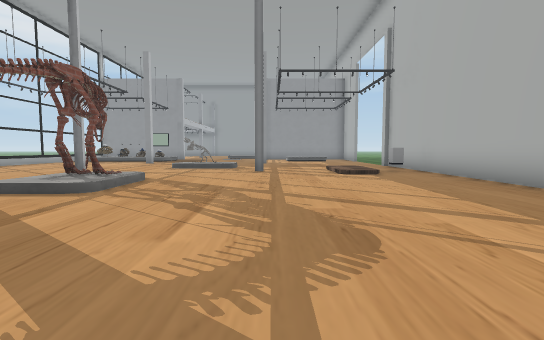
[1] (above)

17 first-person views from a walk through a scene from a Unity 3-D project. The camera is 1.3 m above the floor, tilts 4° down and sees 85° across. Doors are open. The floor is counted in squares, 2 m on a side. Each view is taken from the middle of a square. On the plan, view 1 faces up. The plan holds only what a view shows up to about 9 squares ahead; the rest is blank. The place goes on beyond the plan. The player character is not drawn. Some animated figures are left out. Some surface patterns are stand-ins.

[2]
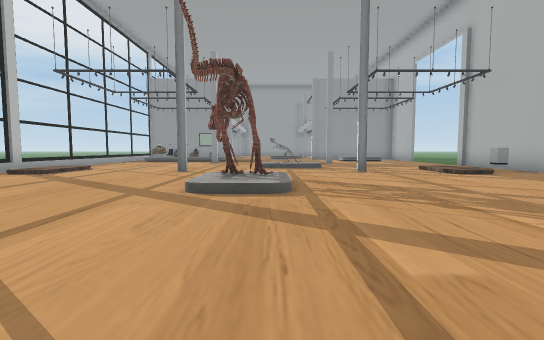

[3]
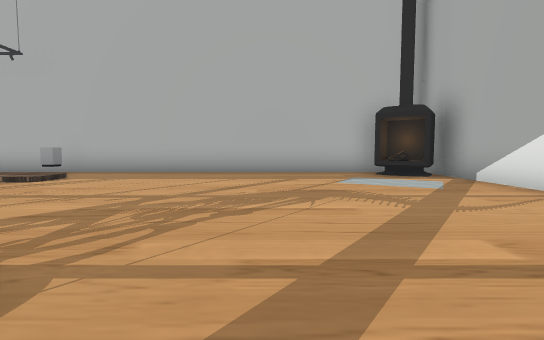

[4]
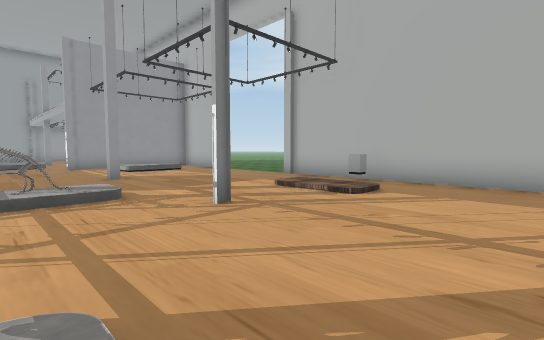

[5]
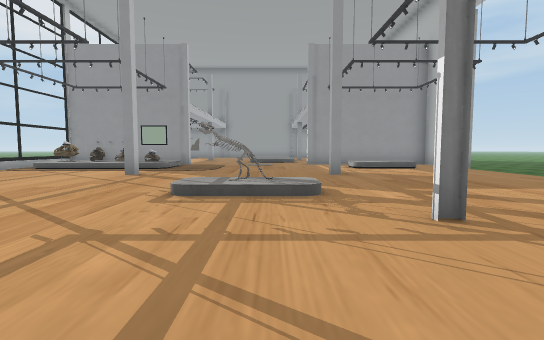

[6]
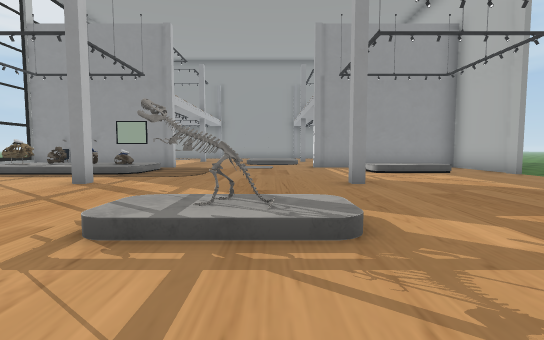

[7]
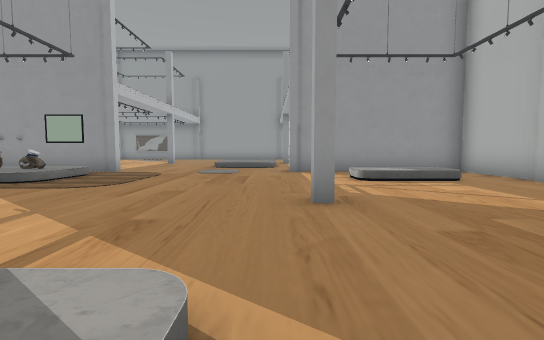

[8]
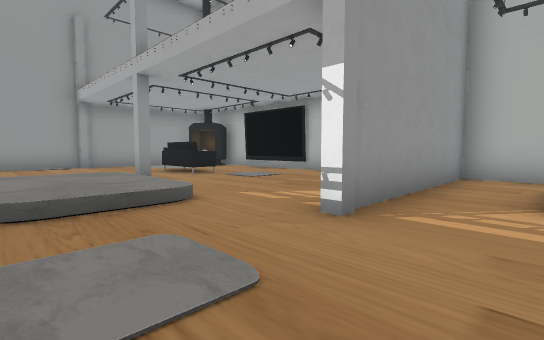

[9]
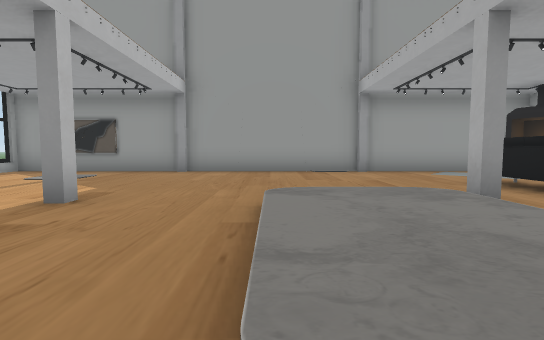

[10]
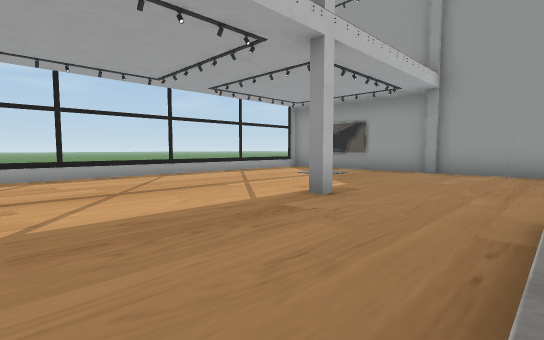

[11]
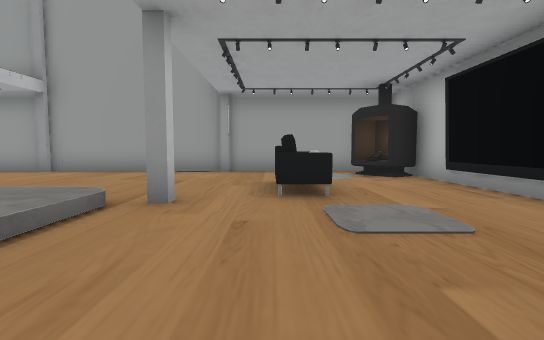

[12]
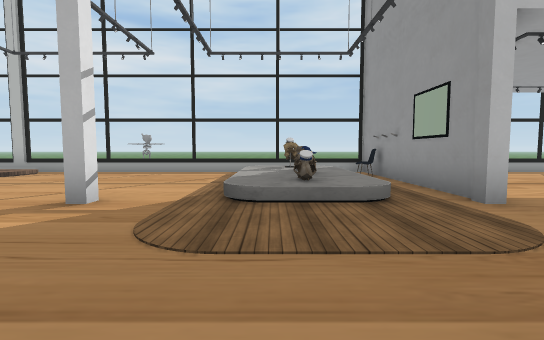

[13]
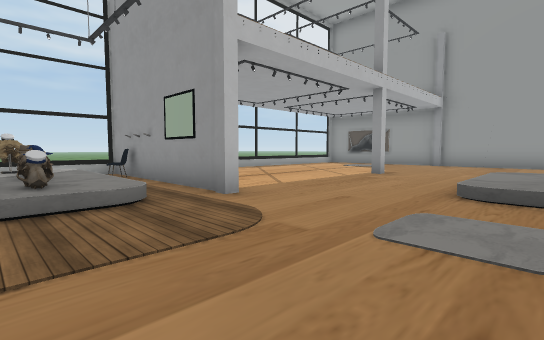

[14]
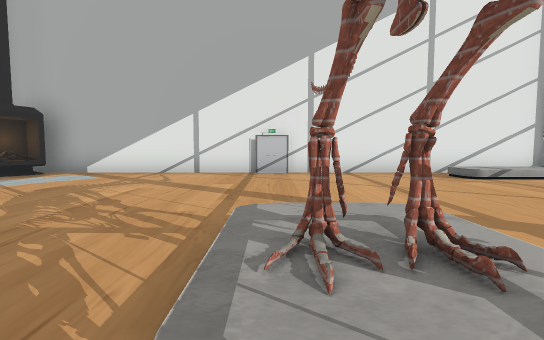

[15]
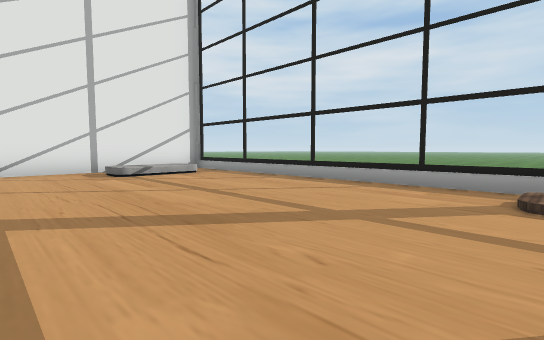

[16]
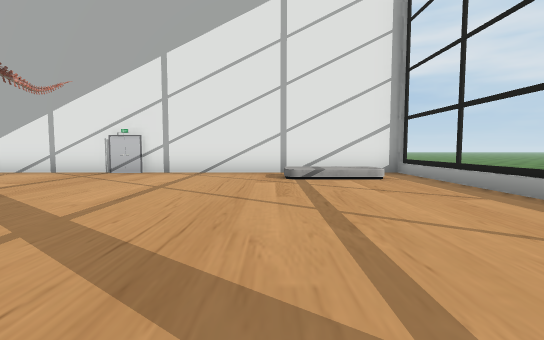

[17]
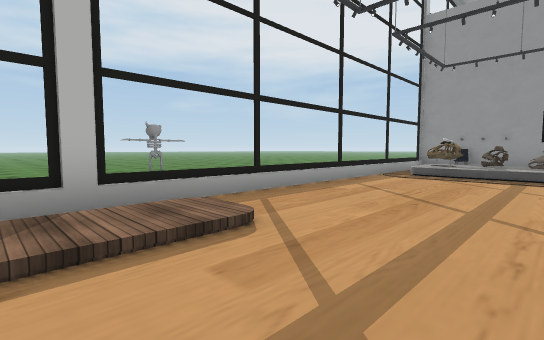

### Floor plan
Key: @ floor where view 1 was taken; # wall or solid block; . main floor; : floor 0.25 m higher than the main floor; + floor 0.5 m higher than the main floor; / step, stairs or slope; = window, fence, low wall or low ledge; S sofa; O other object.
Columns run from 11 left of view 1 to 5 right of it. Each row starts with its distance up from view 1.
 29 ###############
 28  .............#
 27  ...... . ....OO
 26  ...........S..#
 25 =...........SS.#
 24 #....#......SO.#
 23 =......./:/....
 22 =......./:/....
 21 #......./:/....
 20 =.............
 19 ######.....#####
 18  .O............ #
 17  /+OO+......///##
 16  /O+OO......///#.
 15  ................
 14 #....#.....#.....
 13 =...............
 12 =...............
 11 #.......O/..... #
 10 =//.....//...//.#
  9 #//..#.....#.//O#
  8 .//..........//.#
  7 =...... ........#
  6 =....../#.......#
  5 =......#:.......#
  4 #...............#
  3 =...............#
  2 =...............#
  1 #.............. #
  0 =.++.......@..O#
 -1 ################

Where each view was taken, in squares from view 1:
view 1: 0 up, 0 right, facing up
view 2: 0 up, 3 left, facing up
view 3: 3 up, 4 left, facing right
view 4: 5 up, 3 left, facing up-right
view 5: 6 up, 2 left, facing up
view 6: 8 up, 2 left, facing up
view 7: 10 up, 1 left, facing up
view 8: 17 up, 3 left, facing up-right
view 9: 20 up, 3 left, facing up
view 10: 20 up, 3 left, facing up-left
view 11: 20 up, 1 right, facing up
view 12: 16 up, 2 left, facing left
view 13: 16 up, 2 left, facing up-left
view 14: 7 up, 3 left, facing down
view 15: 8 up, 5 left, facing down-left
view 16: 7 up, 7 left, facing down
view 17: 8 up, 7 left, facing up-left
